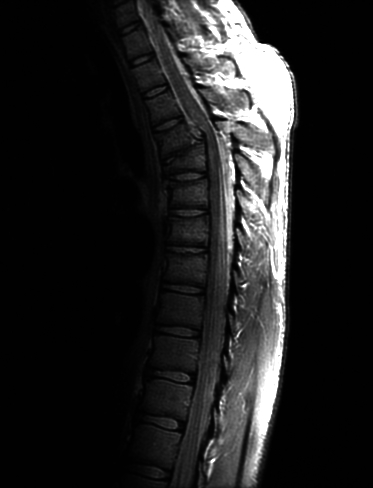
#> input picture 1assign/images/Fig3.08(a).jpg, 373 x 488 px
$ python HistogramEqualization.py
#> lines starting #> are read from the running program, lines starting #| are printed output that depends on the picture
import numpy as np
from matplotlib import pyplot as plt
import math

# given an MxN array of intensity levels, return 1x256 array where each index i indicates
# (the number of pixels with intensity value i)/(total number of pixels)
def makeHisto(img):
    M, N = img.shape
    histo = np.zeros(256)
    # for each intensity value r_k in img[i][j], increase y by 1 at index r_k
    for i in range(0, M):
        for j in range(0, N):
            histo[int(img[i][j])] += 1
    return (histo/(M*N))

# equalizes histogram
def equalizeHisto(histo):
    equalHisto = np.zeros(256)
    equalHisto[0] = y[0]
    for i in range(1, 256):
        equalHisto[i] = equalHisto[i-1] + histo[i]
    return equalHisto

# performs histogram equalization on img and returns resulting image
def equalizeImage(img):
    M, N = img.shape
    product = np.zeros((M, N))
    s = equalizeHisto(makeHisto(img))
    for i in range(0, M):
        for j in range(0, N):
            product[i][j] = math.floor(s[int(img[i][j])] * 255)
    return product

if __name__ == '__main__':

    # reads file image into numpy array
    img = plt.imread('../images/Fig3.08(a).jpg', 0)
#> img is the input picture: shape (488, 373); min 0, max 255, mean 32.6
    M, N = img.shape
#> M = 488; N = 373

    x = list(range(0, 256))  # x-axis
    y = makeHisto(img)  # histogram of img
#> y = 256 values, max 0.561 at index 1, min 5.49e-06 at index 217, mean 0.00391
    z = equalizeHisto(y) # equalized histogram
#> after the loop in equalizeHisto, `for i in range(1, 256):`: equalHisto = 256 values from 0.0123 to 1
#> z = 256 values from 0.0123 to 1

    enhanced_img = equalizeImage(img)
#> after the loop in equalizeImage, `for i in range(0, M):`:
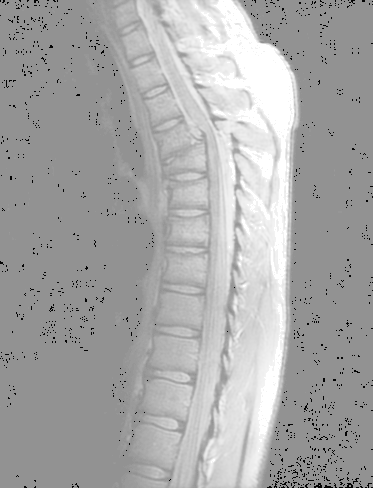
#> product: shape (488, 373) float64; min 3, max 255, mean 167.8
    y2 = makeHisto(enhanced_img) #histogram of enhanced img
#> y2 = 256 values, max 0.561 at index 146, min 0 at index 0, mean 0.00391

    ## HISTOGRAM ##
    fig, axes = plt.subplots(2)
    axes[0].set_title('Original Histogram')
    axes[0].bar(x, y)
    axes[1].set_title('Enhanced Histogram')
    axes[1].bar(x, y2)
    fig.subplots_adjust(hspace=0.5)

    ## IMAGES ##
    fig2, axes2 = plt.subplots(2)
    axes2[0].set_title('Original Image')
    axes2[0].imshow(img, cmap='gray')
    axes2[1].set_title('Enhanced Image')
    axes2[1].imshow(enhanced_img, cmap='gray')
    fig2.subplots_adjust(hspace=0.5)

    ## TRANSFORMATION FUNCTION ##
    fig3, axes3 = plt.subplots(1)
    axes3.set_title('Histogram-Equalization Transformation Function')
    axes3.plot(x, z*255)

    plt.show()
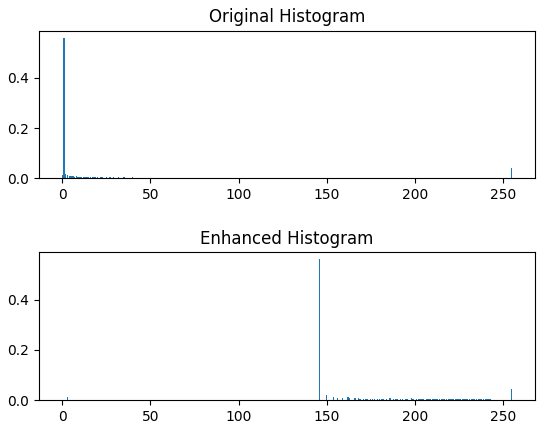
#> figure drawn by matplotlib, 2 panels; panel 1: tallest bar 0.561 high, from x = 0.6 to 1.4; panel 2: tallest bar 0.561 high, from x = 145.6 to 146.4
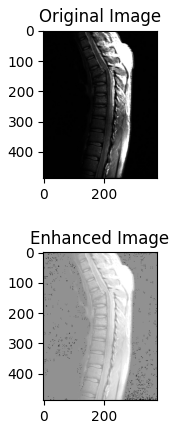
#> figure drawn by matplotlib, 2 panels
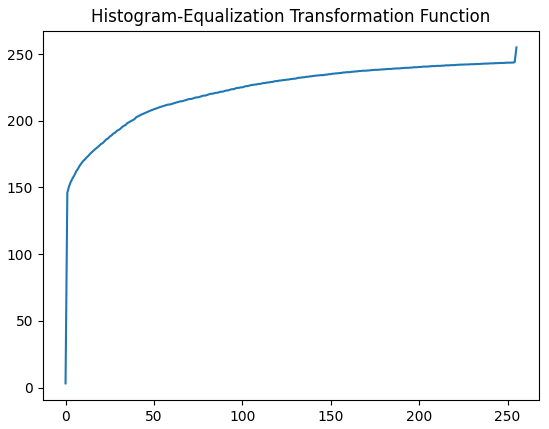
#> figure drawn by matplotlib, 1 panel; curve peaks at x = 255, y = 255

$ run again, with 1assign/images/Fig2.21(a).jpg copied over 1assign/images/Fig3.08(a).jpg
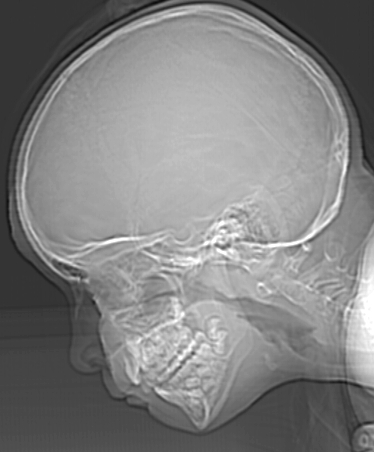
#> input picture 1assign/images/Fig2.21(a).jpg, 374 x 452 px
#> img is the input picture: shape (452, 374); min 12, max 255, mean 129.4
#> y = 256 values, max 0.0715 at index 52, min 0 at index 0, mean 0.00391
#> after the loop in equalizeHisto, `for i in range(1, 256):`: equalHisto = 256 values from 0 to 1
#> after the loop in equalizeImage, `for i in range(0, M):`:
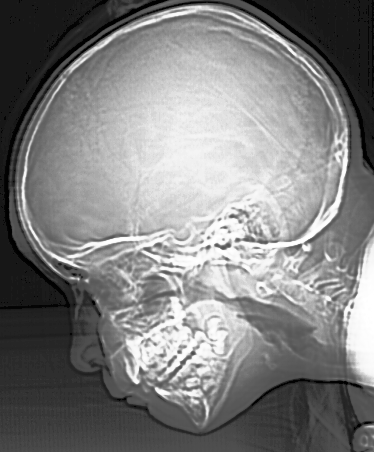
#> product: shape (452, 374) float64; min 0, max 255, mean 129.1
#> y2 = 256 values, max 0.0715 at index 23, min 0 at index 4, mean 0.00391
#> `plt.show()`:
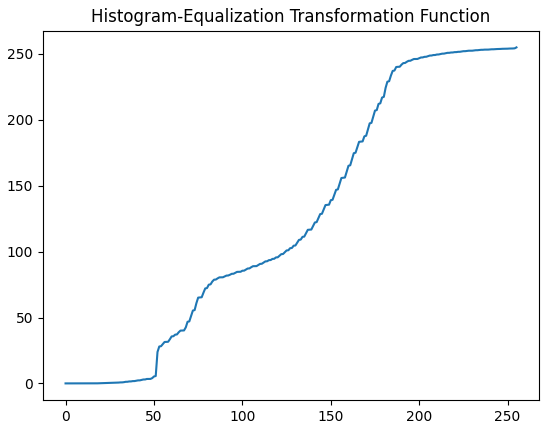
#> figure drawn by matplotlib, 1 panel; curve peaks at x = 255, y = 255
